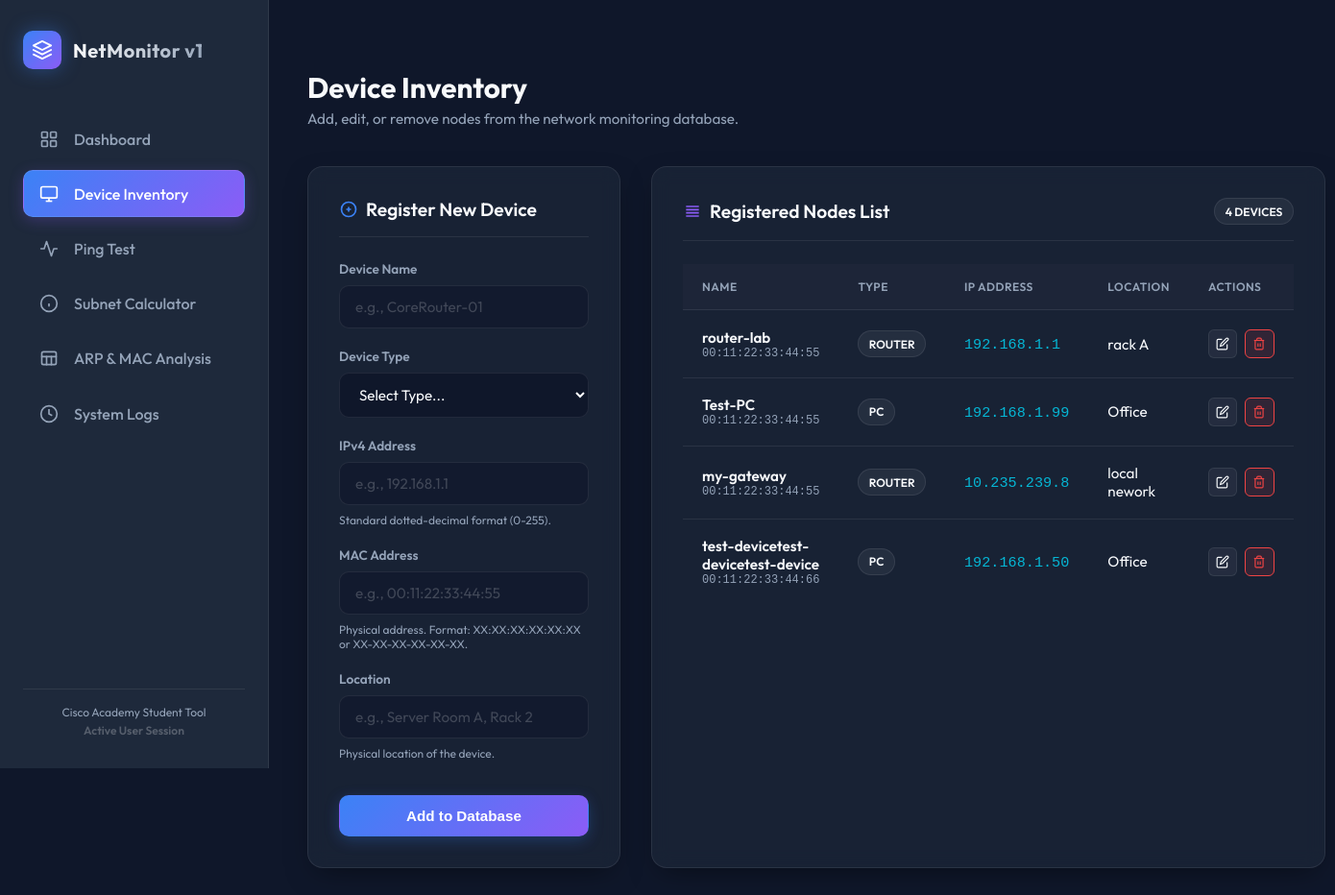
/devices, run on the app's committed database.
### tables this page shows
CREATE TABLE devices (
                id INTEGER PRIMARY KEY AUTOINCREMENT,
                device_name TEXT NOT NULL,
                device_type TEXT NOT NULL, -- PC, Router, Switch, Server
                ip_address TEXT NOT NULL UNIQUE,
                mac_address TEXT NOT NULL,
                location TEXT NOT NULL,
                status TEXT DEFAULT 'Unknown', -- Online, Offline, Unknown
                created_at TIMESTAMP DEFAULT CURRENT_TIMESTAMP
            );

### app.py (the view)
@app.route('/devices')
def devices_list():
    with get_db_connection() as conn:
        devices = conn.execute('SELECT * FROM devices').fetchall()
    return render_template('devices.html', devices=devices, active_page='devices')

### app.py (called while the page is built)
def get_db_connection():
    conn = sqlite3.connect(DATABASE_PATH)
    conn.row_factory = sqlite3.Row
    return conn

### templates/devices.html (shortened to what this page needs)
{% extends 'base.html' %}
{% block content %}
<div class="header-container">
    <div>
        <h1 class="page-title">Device Inventory</h1>
        <p class="page-subtitle">Add, edit, or remove nodes from the network monitoring database.</p>
    </div>
</div>
<div class="split-layout">
    <div class="panel-card" style="margin-bottom: 0;">
        <div class="panel-header">
            <h2 class="panel-title">
                <svg style="width:20px; height:20px; stroke: var(--accent-blue);" fill="none" stroke="currentColor" stroke-width="2" viewBox="0 0 24 24">
                    <path d="M12 9v3m0 0v3m0-3h3m-3 0H9m12 0a9 9 0 1 1-18 0 9 9 0 0 1 18 0z"></path>
                </svg>
                Register New Device
            </h2>
        </div>
        <form action="{{ url_for('add_device') }}" method="POST">
            <div class="form-group">
                <label for="name" class="form-label">Device Name</label>
                <input type="text" id="name" name="name" class="form-control" placeholder="e.g., CoreRouter-01" required>
            </div>
            <div class="form-group">
                <label for="type" class="form-label">Device Type</label>
                <select id="type" name="type" class="form-control" style="background-color: var(--bg-primary);" required>
                    <option value="" disabled selected>Select Type...</option>
                </select>
            </div>
            <div class="form-group">
                <label for="ip_address" class="form-label">IPv4 Address</label>
                <input type="text" id="ip_address" name="ip_address" class="form-control" placeholder="e.g., 192.168.1.1" required>
                <span style="font-size: 0.75rem; color: var(--text-muted);">Standard dotted-decimal format (0-255).</span>
            </div>
            <div class="form-group">
                <label for="mac_address" class="form-label">MAC Address</label>
                <input type="text" id="mac_address" name="mac_address" class="form-control" placeholder="e.g., 00:11:22:33:44:55" required>
                <span style="font-size: 0.75rem; color: var(--text-muted);">Physical address. Format: XX:XX:XX:XX:XX:XX or XX-XX-XX-XX-XX-XX.</span>
            </div>
            <div class="form-group">
                <label for="location" class="form-label">Location</label>
                <input type="text" id="location" name="location" class="form-control" placeholder="e.g., Server Room A, Rack 2" required>
                <span style="font-size: 0.75rem; color: var(--text-muted);">Physical location of the device.</span>
            </div>
            <button type="submit" class="btn btn-primary" style="width: 100%; margin-top: 1rem;">
                Add to Database
            </button>
        </form>
    </div>
    <div class="panel-card" style="margin-bottom: 0;">
        <div class="panel-header">
            <h2 class="panel-title">
                <svg style="width:20px; height:20px; stroke: var(--accent-violet);" fill="none" stroke="currentColor" stroke-width="2" viewBox="0 0 24 24">
                    <path d="M4 6h16M4 10h16M4 14h16M4 18h16"></path>
                </svg>
                Registered Nodes List
            </h2>
            <span class="badge badge-type">{{ devices|length }} Devices</span>
        </div>
        {% if not devices %}
        <div style="text-align: center; padding: 4rem 1rem; color: var(--text-muted);">
            <svg style="width: 40px; height: 40px; stroke: currentColor; opacity: 0.3; margin-bottom: 1rem;" fill="none" stroke="currentColor" stroke-width="2" viewBox="0 0 24 24">
                <rect x="2" y="3" width="20" height="14" rx="2" ry="2"></rect>
                <line x1="8" y1="21" x2="16" y2="21"></line>
                <line x1="12" y1="17" x2="12" y2="21"></line>
            </svg>
            <p>Database is empty. Register a device using the form on the left.</p>
        </div>
        {% else %}
        <div class="table-responsive">
            <table class="custom-table">
                <thead>
                    <tr>
                        <th>Name</th>
                        <th>Type</th>
                        <th>IP Address</th>
                        <th>Location</th>
                        <th>Actions</th>
                    </tr>
                </thead>
                <tbody>
                    {% for device in devices %}
                    <tr>
                        <td>
                            <div style="font-weight: 600;">{{ device.device_name }}</div>
                            <div style="font-size: 0.75rem; color: var(--text-muted); font-family: Courier;">{{ device.mac_address }}</div>
                        </td>
                        <td>
                            <span class="badge badge-type">{{ device.device_type }}</span>
                        </td>
                        <td>
                            <code style="font-family: Courier; color: var(--info-color);">{{ device.ip_address }}</code>
                        </td>
                        <td>
                            <span>{{ device.location }}</span>
                        </td>
                        <td>
                            <div style="display: flex; gap: 0.5rem;">
                                <a href="{{ url_for('edit_device', device_id=device.id) }}" class="btn btn-secondary btn-sm btn-icon-only" title="Edit Device">
                                    <svg style="width: 14px; height: 14px; stroke: currentColor; fill: none; stroke-width: 2;" viewBox="0 0 24 24">
                                        <path d="M11 4H4a2 2 0 0 0-2 2v14a2 2 0 0 0 2 2h14a2 2 0 0 0 2-2v-7"></path>
                                        <path d="M18.5 2.5a2.121 2.121 0 1 1 3 3L12 15l-4 1 1-4 9.5-9.5z"></path>
                                    </svg>
                                </a>
                                <form action="{{ url_for('delete_device', device_id=device.id) }}" method="POST" onsubmit="return confirm('Are you sure you want to delete this device?');">
                                    <button type="submit" class="btn btn-danger btn-sm btn-icon-only" title="Delete Device">
                                    </button>
                                </form>
                            </div>
                        </td>
                    </tr>
                    {% endfor %}
                </tbody>
            </table>
        </div>
        {% endif %}
    </div>
</div>
{% endblock %}

### static/css/style.css (style rules this page uses)
:root { --bg-primary: #0f172a; --bg-secondary: #1e293b; --bg-card: rgba(30, 41, 59, 0.65); --border-color: rgba(255, 255, 255, 0.08); --text-main: #f8fafc; --text-muted: #94a3b8; --accent-blue: #3b82f6; --accent-violet: #8b5cf6; --accent-gradient: linear-gradient(135deg, #3b82f6 0%, #8b5cf6 100%); --success-color: #10b981; --success-bg: rgba(16, 185, 129, 0.12); --danger-color: #ef4444; --danger-bg: rgba(239, 68, 68, 0.12); --warning-color: #f59e0b; --warning-bg: rgba(245, 158, 11, 0.12); --info-color: #06b6d4; --info-bg: rgba(6, 182, 212, 0.12); --font-family: 'Outfit', sans-serif; --border-radius-lg: 16px; --border-radius-md: 10px; --transition-smooth: all 0.3s cubic-bezier(0.4, 0, 0.2, 1); --shadow-premium: 0 10px 30px -10px rgba(0, 0, 0, 0.5); }
* { margin: 0; padding: 0; box-sizing: border-box; }
body { background-color: var(--bg-primary); color: var(--text-main); font-family: var(--font-family); min-height: 100vh; display: flex; overflow-x: hidden; }
.header-container { margin-bottom: 2.5rem; display: flex; justify-content: space-between; align-items: center; }
.page-title { font-size: 1.85rem; font-weight: 700; margin-bottom: 0.25rem; }
.page-subtitle { color: var(--text-muted); font-size: 0.95rem; }
.panel-card { background: var(--bg-card); border: 1px solid var(--border-color); border-radius: var(--border-radius-lg); padding: 2rem; box-shadow: var(--shadow-premium); backdrop-filter: blur(10px); margin-bottom: 2rem; }
.panel-header { display: flex; justify-content: space-between; align-items: center; margin-bottom: 1.5rem; padding-bottom: 1rem; border-bottom: 1px solid var(--border-color); }
.panel-title { font-size: 1.2rem; font-weight: 600; display: flex; align-items: center; gap: 0.5rem; }
.badge { padding: 0.35rem 0.65rem; border-radius: 20px; font-size: 0.75rem; font-weight: 600; text-transform: uppercase; display: inline-flex; align-items: center; gap: 0.25rem; }
.badge-type { background-color: rgba(255, 255, 255, 0.06); color: var(--text-main); border: 1px solid var(--border-color); }
.form-group { display: flex; flex-direction: column; gap: 0.5rem; margin-bottom: 1.25rem; }
.form-label { font-size: 0.85rem; font-weight: 600; color: var(--text-muted); }
.form-control { background-color: rgba(15, 23, 42, 0.6); border: 1px solid var(--border-color); border-radius: var(--border-radius-md); padding: 0.75rem 1rem; color: var(--text-main); font-family: var(--font-family); font-size: 0.95rem; transition: var(--transition-smooth); }
.form-control::placeholder { color: rgba(255, 255, 255, 0.2); }
.btn { display: inline-flex; align-items: center; justify-content: center; gap: 0.5rem; padding: 0.75rem 1.5rem; border-radius: var(--border-radius-md); font-size: 0.95rem; font-weight: 600; cursor: pointer; transition: var(--transition-smooth); border: 1px solid transparent; text-decoration: none; color: #ffffff; }
.btn-primary { background: var(--accent-gradient); box-shadow: 0 4px 15px rgba(59, 130, 246, 0.25); }
.btn-secondary { background-color: rgba(255, 255, 255, 0.05); border: 1px solid var(--border-color); color: var(--text-main); }
.btn-danger { background-color: var(--danger-bg); border: 1px solid var(--danger-color); color: var(--danger-color); }
.btn-sm { padding: 0.45rem 0.85rem; font-size: 0.8rem; border-radius: 6px; }
.btn-icon-only { padding: 0.45rem; border-radius: 6px; }
.table-responsive { overflow-x: auto; width: 100%; }
.custom-table { width: 100%; border-collapse: collapse; text-align: left; font-size: 0.95rem; }
.custom-table th { background-color: rgba(255, 255, 255, 0.02); padding: 1rem 1.25rem; font-weight: 600; color: var(--text-muted); border-bottom: 1px solid var(--border-color); text-transform: uppercase; font-size: 0.75rem; letter-spacing: 0.5px; }
.custom-table td { padding: 1.15rem 1.25rem; border-bottom: 1px solid var(--border-color); color: var(--text-main); }
.custom-table tr:last-child td { border-bottom: none; }
.split-layout { display: grid; grid-template-columns: 1fr 1fr; gap: 2rem; }

### data on the page
devices: device_name "router-lab", mac_address "00:11:22:33:44:55", device_type "ROUTER", ip_address "192.168.1.1", location "rack A"
devices: device_name "Test-PC", mac_address "00:11:22:33:44:55", device_type "PC", ip_address "192.168.1.99", location "Office"
devices: device_name "my-gateway", mac_address "00:11:22:33:44:55", device_type "ROUTER", ip_address "10.235.239.8", location "local nework"
devices: device_name "test-devicetest-devicetest-device", mac_address "00:11:22:33:44:66", device_type "PC", ip_address "192.168.1.50", location "Office"

### other printed values
{{ devices|length }} "4"
